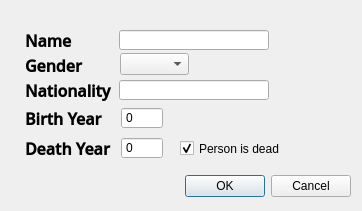
<?xml version="1.0" encoding="UTF-8"?>
<ui version="4.0">
 <class>AddEntry</class>
 <widget class="QDialog" name="AddEntry">
  <property name="geometry">
   <rect>
    <x>0</x>
    <y>0</y>
    <width>362</width>
    <height>211</height>
   </rect>
  </property>
  <property name="windowTitle">
   <string>Dialog</string>
  </property>
  <widget class="QDialogButtonBox" name="buttonBox">
   <property name="enabled">
    <bool>true</bool>
   </property>
   <property name="geometry">
    <rect>
     <x>10</x>
     <y>170</y>
     <width>341</width>
     <height>32</height>
    </rect>
   </property>
   <property name="orientation">
    <enum>Qt::Horizontal</enum>
   </property>
   <property name="standardButtons">
    <set>QDialogButtonBox::Cancel|QDialogButtonBox::Ok</set>
   </property>
   <property name="centerButtons">
    <bool>false</bool>
   </property>
  </widget>
  <widget class="QLineEdit" name="entryName">
   <property name="geometry">
    <rect>
     <x>119</x>
     <y>30</y>
     <width>150</width>
     <height>20</height>
    </rect>
   </property>
  </widget>
  <widget class="QLabel" name="labelName">
   <property name="geometry">
    <rect>
     <x>25</x>
     <y>25</y>
     <width>100</width>
     <height>30</height>
    </rect>
   </property>
   <property name="font">
    <font>
     <family>Open Sans Semibold</family>
     <pointsize>12</pointsize>
     <weight>75</weight>
     <bold>true</bold>
    </font>
   </property>
   <property name="text">
    <string>Name</string>
   </property>
  </widget>
  <widget class="QLabel" name="labelGender">
   <property name="geometry">
    <rect>
     <x>25</x>
     <y>50</y>
     <width>100</width>
     <height>30</height>
    </rect>
   </property>
   <property name="font">
    <font>
     <family>Open Sans Semibold</family>
     <pointsize>12</pointsize>
     <weight>75</weight>
     <bold>true</bold>
    </font>
   </property>
   <property name="text">
    <string>Gender</string>
   </property>
  </widget>
  <widget class="QLineEdit" name="entryNationality">
   <property name="geometry">
    <rect>
     <x>119</x>
     <y>80</y>
     <width>150</width>
     <height>20</height>
    </rect>
   </property>
  </widget>
  <widget class="QLabel" name="labelNationality">
   <property name="geometry">
    <rect>
     <x>25</x>
     <y>75</y>
     <width>100</width>
     <height>30</height>
    </rect>
   </property>
   <property name="font">
    <font>
     <family>Open Sans Semibold</family>
     <pointsize>12</pointsize>
     <weight>75</weight>
     <bold>true</bold>
    </font>
   </property>
   <property name="text">
    <string>Nationality</string>
   </property>
  </widget>
  <widget class="QSpinBox" name="entryBY">
   <property name="geometry">
    <rect>
     <x>121</x>
     <y>107</y>
     <width>42</width>
     <height>22</height>
    </rect>
   </property>
   <property name="frame">
    <bool>true</bool>
   </property>
   <property name="buttonSymbols">
    <enum>QAbstractSpinBox::NoButtons</enum>
   </property>
   <property name="keyboardTracking">
    <bool>true</bool>
   </property>
   <property name="maximum">
    <number>2016</number>
   </property>
  </widget>
  <widget class="QLabel" name="labelBY">
   <property name="geometry">
    <rect>
     <x>25</x>
     <y>103</y>
     <width>100</width>
     <height>30</height>
    </rect>
   </property>
   <property name="font">
    <font>
     <family>Open Sans Semibold</family>
     <pointsize>12</pointsize>
     <weight>75</weight>
     <bold>true</bold>
    </font>
   </property>
   <property name="text">
    <string>Birth Year</string>
   </property>
  </widget>
  <widget class="QLabel" name="label_6">
   <property name="geometry">
    <rect>
     <x>25</x>
     <y>133</y>
     <width>100</width>
     <height>30</height>
    </rect>
   </property>
   <property name="font">
    <font>
     <family>Open Sans Semibold</family>
     <pointsize>12</pointsize>
     <weight>75</weight>
     <bold>true</bold>
    </font>
   </property>
   <property name="text">
    <string>Death Year</string>
   </property>
  </widget>
  <widget class="QSpinBox" name="entryDY">
   <property name="geometry">
    <rect>
     <x>121</x>
     <y>137</y>
     <width>42</width>
     <height>22</height>
    </rect>
   </property>
   <property name="frame">
    <bool>true</bool>
   </property>
   <property name="buttonSymbols">
    <enum>QAbstractSpinBox::NoButtons</enum>
   </property>
   <property name="keyboardTracking">
    <bool>true</bool>
   </property>
   <property name="maximum">
    <number>2016</number>
   </property>
   <property name="value">
    <number>0</number>
   </property>
  </widget>
  <widget class="QComboBox" name="entryGender">
   <property name="geometry">
    <rect>
     <x>120</x>
     <y>53</y>
     <width>69</width>
     <height>22</height>
    </rect>
   </property>
  </widget>
  <widget class="QCheckBox" name="entryCheckDY">
   <property name="geometry">
    <rect>
     <x>180</x>
     <y>140</y>
     <width>101</width>
     <height>17</height>
    </rect>
   </property>
   <property name="text">
    <string>Person is dead</string>
   </property>
   <property name="checked">
    <bool>true</bool>
   </property>
  </widget>
 </widget>
 <resources/>
 <connections>
  <connection>
   <sender>buttonBox</sender>
   <signal>rejected()</signal>
   <receiver>AddEntry</receiver>
   <slot>reject()</slot>
   <hints>
    <hint type="sourcelabel">
     <x>316</x>
     <y>260</y>
    </hint>
    <hint type="destinationlabel">
     <x>286</x>
     <y>274</y>
    </hint>
   </hints>
  </connection>
  <connection>
   <sender>buttonBox</sender>
   <signal>accepted()</signal>
   <receiver>AddEntry</receiver>
   <slot>accept()</slot>
   <hints>
    <hint type="sourcelabel">
     <x>248</x>
     <y>254</y>
    </hint>
    <hint type="destinationlabel">
     <x>157</x>
     <y>274</y>
    </hint>
   </hints>
  </connection>
 </connections>
</ui>
